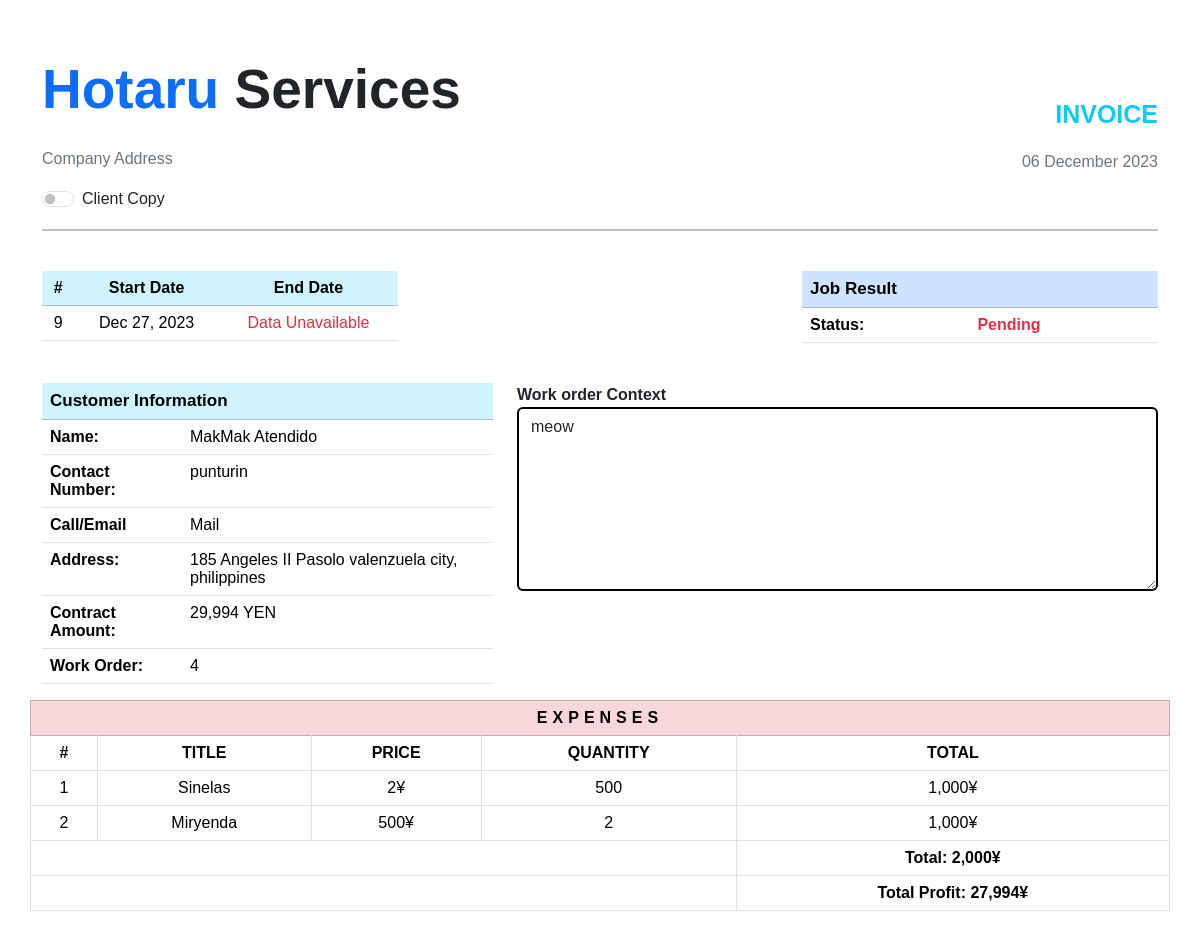
The app's page /admin/pendingReport.php?id=17 with its own data.
### tables this page shows
CREATE TABLE `accepted` (
  `accepted_id` int(11) NOT NULL,
  `accepted_inquiry_id` int(11) NOT NULL,
  `accepted_client_name` text NOT NULL,
  `accepted_contract` int(11) NOT NULL,
  `accepted_start_date` int(11) NOT NULL,
  `accepted_location` text NOT NULL,
  `accepted_completed_date` int(11) NOT NULL
);

CREATE TABLE `inquiry` (
  `inquiry_id` int(11) NOT NULL,
  `client_email` varchar(255) NOT NULL,
  `client_name` varchar(255) NOT NULL,
  `client_number` varchar(255) NOT NULL,
  `preferred_contact` text NOT NULL,
  `client_region` varchar(255) NOT NULL,
  `client_wo` varchar(255) NOT NULL,
  `client_comment` varchar(255) NOT NULL,
  `inquiry_status` int(11) NOT NULL
);

CREATE TABLE `expense_history` (
  `exp_history_id` int(11) NOT NULL,
  `exp_history_inquiry_id` int(11) NOT NULL,
  `exp_history_expense_id` int(11) NOT NULL,
  `exp_history_price` int(11) NOT NULL,
  `expense_quantity` int(11) NOT NULL
);

CREATE TABLE `expense_type` (
  `expense_id` int(11) NOT NULL,
  `expense_name` text NOT NULL
);

### admin/pendingReport.php (the view, shortened to what this page needs)
<?php
include("../connection.php");
if (isset($_GET["id"])) :
    $inquiry_id = mysqli_real_escape_string($conn, $_GET["id"]);
    $info = mysqli_query($conn, "SELECT * FROM inquiry WHERE inquiry_id = $inquiry_id")->fetch_assoc();
    $accepted = mysqli_query($conn, "SELECT * FROM accepted WHERE accepted_inquiry_id = $inquiry_id")->fetch_assoc();
?>
    <?php
    include './includes/header.php';
    ?>
    <div class="container py-5">
        <div class="row">
            <div class="col-md-6">
                <div class="row">
                    <p class="fw-bolder" style="font-size: 55px;"><span class="text-primary">Hotaru</span> Services</p>
                </div>
                <p class="text-secondary">Company Address</p>
                <div class="form-check form-switch">
                    <input class="form-check-input" onchange="switchMode(this)" type="checkbox" role="switch" id="flexSwitchCheckDefault">
                    <label class="form-check-label" for="flexSwitchCheckDefault">Client Copy</label>
                </div>
            </div>
            <div class="col-md-6 text-md-end mt-0 mt-md-5">
                <p class="text-info fw-bolder" style="font-size:25px;">INVOICE</p>
                <p class="text-secondary"><?php echo date('d F Y') ?></p>
            </div>
        </div>
        <hr style="border: 1px solid black;">
        <div class="row py-4 d-flex justify-content-between">
            <div class="col-md-4">
                <table class="table text-center table-responsive align-middle">
                    <thead class="table-info">
                        <th>#</th>
                        <th>Start Date</th>
                        <th>End Date</th>
                    </thead>
                    <tbody>
                        <tr>
                            <td>
                                <?php echo $accepted["accepted_id"] ?>
                            </td>
                            <td><?php echo date('M d, Y', $accepted["accepted_start_date"]) ?></td>
                            <td class="text-danger">Data Unavailable</td>
                        </tr>
                    </tbody>
                </table>
            </div>
            <div class="col-md-4">
                <table class="table">
                    <thead class="table-primary">
                        <th style="font-size: 17px;" colspan="3">Job Result</th>
                    </thead>
                    <tbody>
                        <tr class="fw-bolder">
                            <th>Status:</th>
                            <td class="text-danger">Pending</td>
                        </tr>
                    </tbody>
                </table>
            </div>
        </div>
        <div class="row">
            <div class="col-md-5">
                <table class="table table-customer-information">
                    <thead class="table-info">
                        <th style="font-size: 17px;" colspan="2">Customer Information</th>
                    </thead>
                    <tbody>
                        <tr>
                            <th class="fw-bolder">Name:</th>
                            <td><?php echo $accepted["accepted_client_name"] ?></td>
                        </tr>
                        <tr>
                            <th class="fw-bolder">Contact Number:</th>
                            <td><?php echo $info["client_number"] ?></td>
                        </tr>
                        <tr>
                            <th class="fw-bolder">Call/Email</th>
                            <td><?php echo $info["preferred_contact"] ?></td>
                        </tr>
                        <tr>
                            <th class="fw-bolder">Address:</th>
                            <td><?php echo $accepted["accepted_location"] ?></td>
                        </tr>
                        <tr>
                            <th class="fw-bolder">Contract Amount:</th>
                            <td><?php echo number_format($accepted["accepted_contract"]) ?> YEN</td>
                        </tr>
                        <tr>
                            <th class="fw-bolder">Work Order:</th>
                            <td><?php echo $info["client_wo"] ?></td>
                        </tr>
                    </tbody>
                </table>
            </div>
            <div class="col-md-7 mt-4 mt-md-0">
                <label for="context" class="fw-bolder">Work order Context</label>
                <textarea class="form-control" style="border: 2px solid black; width: 100%;" name="" id="context" cols="40" rows="7" readonly><?php echo $info["client_comment"] ?></textarea>
            </div>
            <table id="expense_table" class="table table-bordered table-responsive text-center">
                <thead class="table-danger">
                    <tr>
                        <th colspan="5" style="letter-spacing:5px;">EXPENSES</th>
                    </tr>
                </thead>
                <thead style="text-transform: uppercase;">
                    <tr>
                        <th>#</th>
                        <th>Title</th>
                        <th>Price</th>
                        <th>Quantity</th>
                        <th>Total</th>
                    </tr>
                </thead>
                <tbody>
                    <?php
                    $total = 0;
                    $count = 0;
                    $result = mysqli_query($conn, "SELECT * FROM expense_history WHERE exp_history_inquiry_id = $inquiry_id");
                    while ($row = $result->fetch_assoc()) :
                        $count++;
                        $expense_history_id = $row["exp_history_expense_id"];
                        $subtotal = $row["exp_history_price"] * $row["expense_quantity"];
                        $total = $total + $subtotal;
                    ?>
                        <tr>
                            <td><?php echo $count ?></td>
                            <td><?php echo mysqli_query($conn, "SELECT * FROM expense_type WHERE expense_id = $expense_history_id")->fetch_assoc()["expense_name"] ?></td>
                            <td><?php echo $row["exp_history_price"] ?>¥</td>
                            <td><?php echo $row["expense_quantity"]; ?></td>
                            <td><?php echo number_format($subtotal) ?>¥</td>
                        </tr>
                    <?php endwhile ?>
                </tbody>
                <tfoot>
                    <tr>
                        <th colspan="4"></th>
                        <th>Total: <?php echo number_format($total);?>¥</th>
                    </tr>
                    <tr>
                        <th colspan="4"></th>
                        <th>Total Profit: <?php echo number_format($accepted["accepted_contract"] - $total);?>¥</th>
                    </tr>
                </tfoot>
            </table>
        </div>
    <?php endif; ?>

### admin/includes/header.php (style rules this page uses)
body { font-family: 'Meiryo', sans-serif; }
@media screen and (min-width: 1024px) { body { font-family: 'Hiragino Kaku Gothic Pro', 'ヒラギノ角ゴ Pro W3', sans-serif; } }

### records on screen
accepted: accepted_id "9", accepted_start_date "Dec 27, 2023", accepted_client_name "MakMak Atendido", accepted_location "185 Angeles II Pasolo valenzuela city, philippines", accepted_contract "29,994", $accepted['accepted_contract']-$total "27,994"
inquiry: client_number "punturin", preferred_contact "Mail", client_wo "4", client_comment "meow"
expense_history: exp_history_expense.expense_name "Sinelas", exp_history_price "2", expense_quantity "500", subtotal "1,000"
expense_history: exp_history_expense.expense_name "Miryenda", exp_history_price "500", expense_quantity "2", subtotal "1,000"

### other values on screen
$total "2,000"
